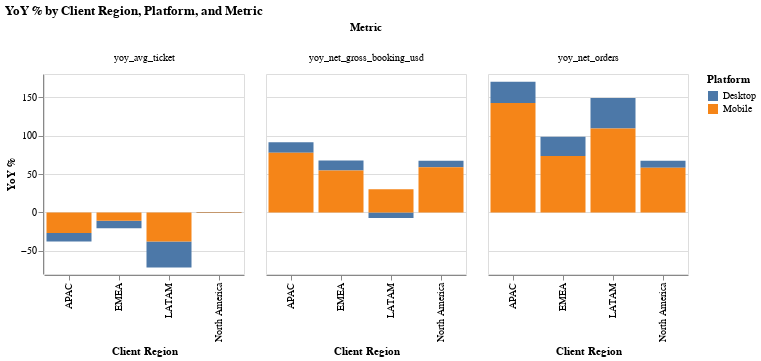

Write notebook code for a chart like this one.
### Code cell
alt.Chart(df_yoy).mark_bar().encode(
    x=alt.X("client_region:N", title="Client Region"),
    y=alt.Y("yoy:Q", title="YoY %"),
    color=alt.Color("mobile:N", title="Platform"),
    column=alt.Column("metric:N", title="Metric"),
    tooltip=[
        alt.Tooltip("client_region:N", title="Client Region"),
        alt.Tooltip("mobile:N", title="Platform"),
        alt.Tooltip("metric:N", title="Metric"),
        alt.Tooltip("yoy:Q", title="YoY %").format(",.2f")
    ]
).properties(
    title="YoY % by Client Region, Platform, and Metric",
    width=200,
    height=200
).interactive()

### Figure 1 — Vega-Lite specification as saved in the notebook (floating-point values rounded to 4 significant figures)
{"config": {"view": {"continuousWidth": 300, "continuousHeight": 300}}, "data": {"name": "data-e323666abe75d7fb8e6fa61b29d5e8da"}, "mark": {"type": "bar"}, "encoding": {"color": {"field": "mobile", "title": "Platform", "type": "nominal"}, "column": {"field": "metric", "title": "Metric", "type": "nominal"}, "tooltip": [{"field": "client_region", "title": "Client Region", "type": "nominal"}, {"field": "mobile", "title": "Platform", "type": "nominal"}, {"field": "metric", "title": "Metric", "type": "nominal"}, {"field": "yoy", "format": ",.2f", "title": "YoY %", "type": "quantitative"}], "x": {"field": "client_region", "title": "Client Region", "type": "nominal"}, "y": {"field": "yoy", "title": "YoY %", "type": "quantitative"}}, "height": 200, "params": [{"name": "param_3", "select": {"type": "interval", "encodings": ["x", "y"]}, "bind": "scales"}], "title": "YoY % by Client Region, Platform, and Metric", "width": 200, "$schema": "https://vega.github.io/schema/vega-lite/v5.16.3.json", "datasets": {"data-e323666abe75d7fb8e6fa61b29d5e8da": [{"client_region": "APAC", "mobile": "Desktop", "metric": "yoy_avg_ticket", "yoy": -10.94}, {"client_region": "APAC", "mobile": "Desktop", "metric": "yoy_net_gross_booking_usd", "yoy": 13.72}, {"client_region": "APAC", "mobile": "Desktop", "metric": "yoy_net_orders", "yoy": 27.69}, {"client_region": "APAC", "mobile": "Mobile", "metric": "yoy_avg_ticket", "yoy": -26.71}, {"client_region": "APAC", "mobile": "Mobile", "metric": "yoy_net_gross_booking_usd", "yoy": 77.6}, {"client_region": "APAC", "mobile": "Mobile", "metric": "yoy_net_orders", "yoy": 142.3}, {"client_region": "EMEA", "mobile": "Desktop", "metric": "yoy_avg_ticket", "yoy": -9.624}, {"client_region": "EMEA", "mobile": "Desktop", "metric": "yoy_net_gross_booking_usd", "yoy": 12.91}, {"client_region": "EMEA", "mobile": "Desktop", "metric": "yoy_net_orders", "yoy": 24.94}, {"client_region": "EMEA", "mobile": "Mobile", "metric": "yoy_avg_ticket", "yoy": -10.89}, {"client_region": "EMEA", "mobile": "Mobile", "metric": "yoy_net_gross_booking_usd", "yoy": 54.65}, {"client_region": "EMEA", "mobile": "Mobile", "metric": "yoy_net_orders", "yoy": 73.54}, {"client_region": "LATAM", "mobile": "Desktop", "metric": "yoy_avg_ticket", "yoy": -33.59}, {"client_region": "LATAM", "mobile": "Desktop", "metric": "yoy_net_gross_booking_usd", "yoy": -7.339}, {"client_region": "LATAM", "mobile": "Desktop", "metric": "yoy_net_orders", "yoy": 39.53}, {"client_region": "LATAM", "mobile": "Mobile", "metric": "yoy_avg_ticket", "yoy": -37.79}, {"client_region": "LATAM", "mobile": "Mobile", "metric": "yoy_net_gross_booking_usd", "yoy": 30.13}, {"client_region": "LATAM", "mobile": "Mobile", "metric": "yoy_net_orders", "yoy": 109.2}, {"client_region": "North America", "mobile": "Desktop", "metric": "yoy_avg_ticket", "yoy": -0.5885}, {"client_region": "North America", "mobile": "Desktop", "metric": "yoy_net_gross_booking_usd", "yoy": 8.462}, {"client_region": "North America", "mobile": "Desktop", "metric": "yoy_net_orders", "yoy": 9.105}, {"client_region": "North America", "mobile": "Mobile", "metric": "yoy_avg_ticket", "yoy": 0.5642}, {"client_region": "North America", "mobile": "Mobile", "metric": "yoy_net_gross_booking_usd", "yoy": 58.91}, {"client_region": "North America", "mobile": "Mobile", "metric": "yoy_net_orders", "yoy": 58.02}]}}
